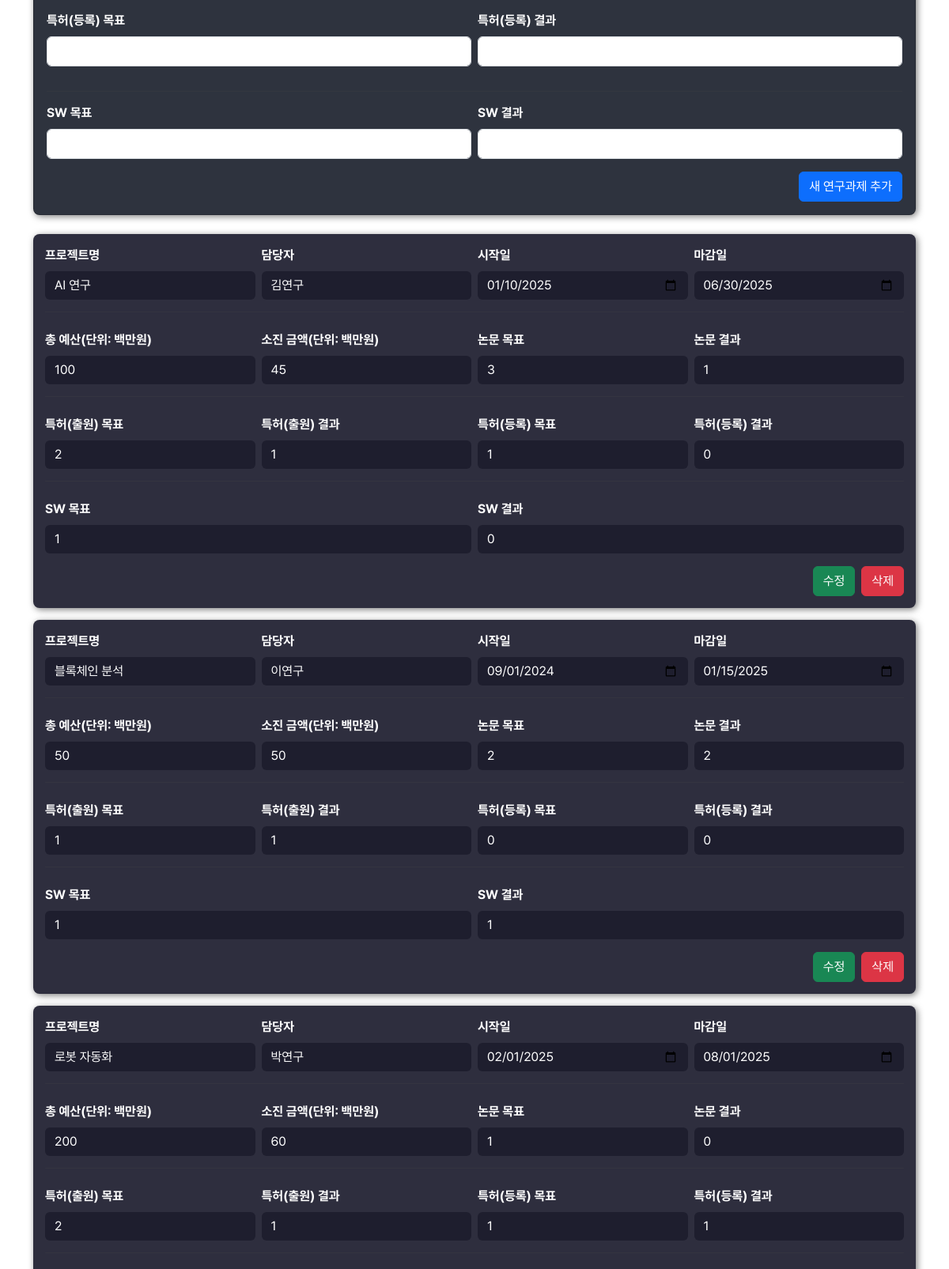
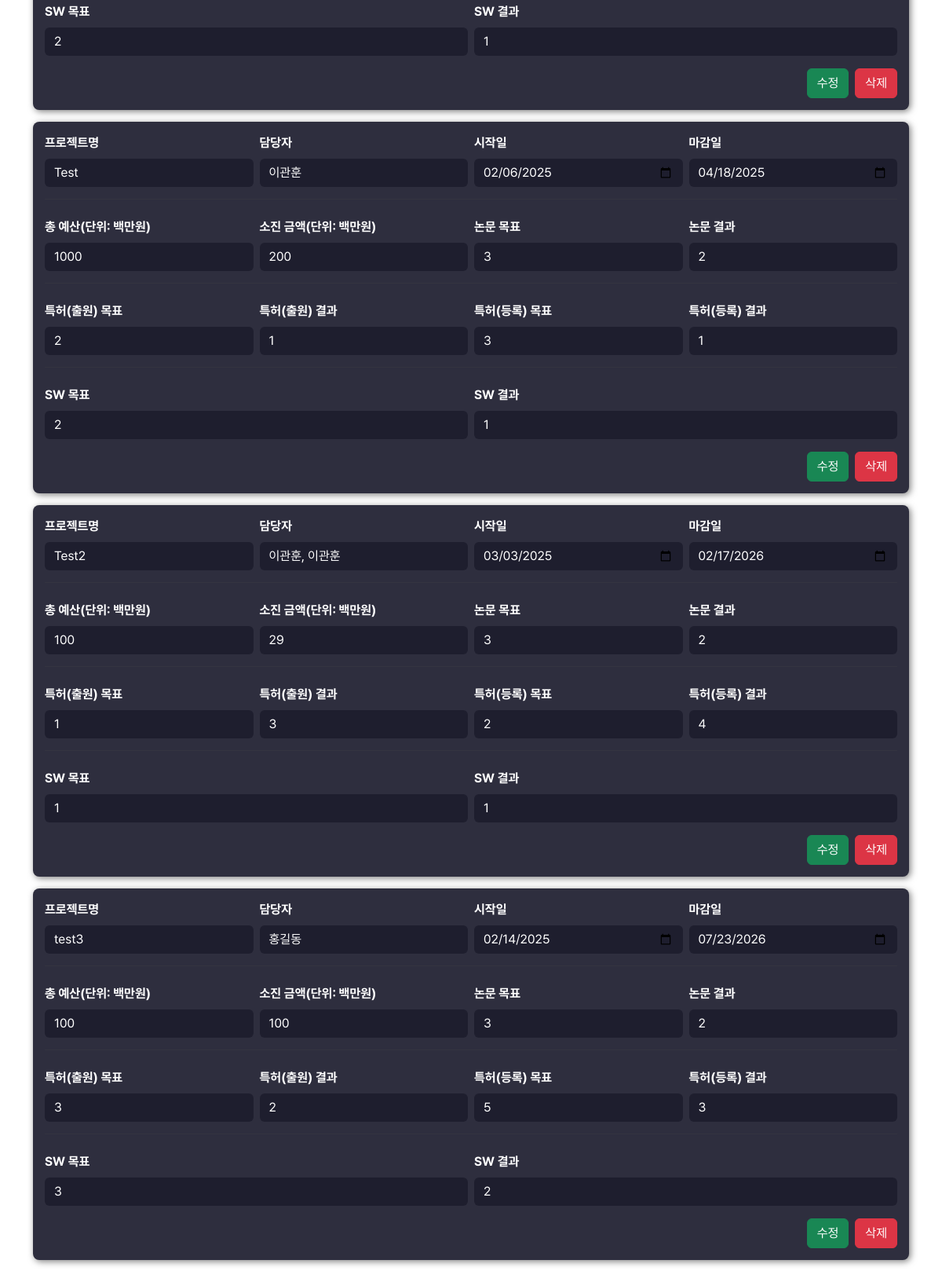
/update (lower part), run on an earlier commit of the app's database (2 pictures, top to bottom).
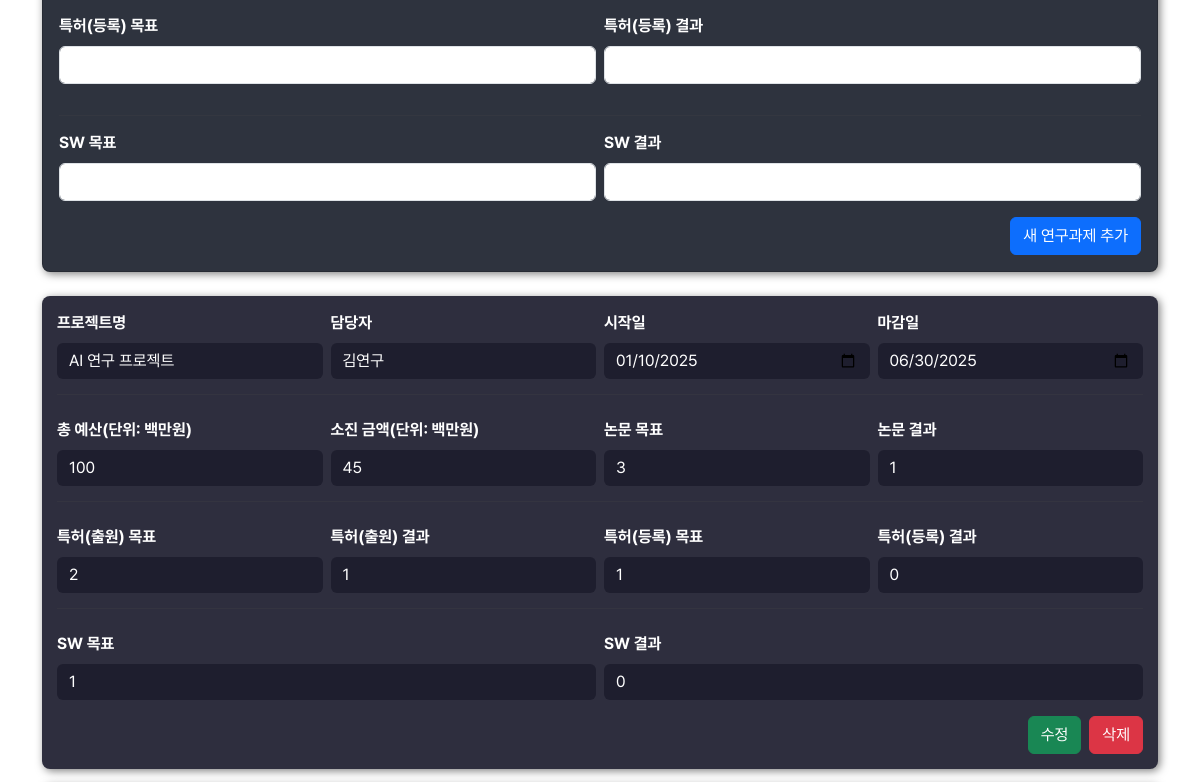
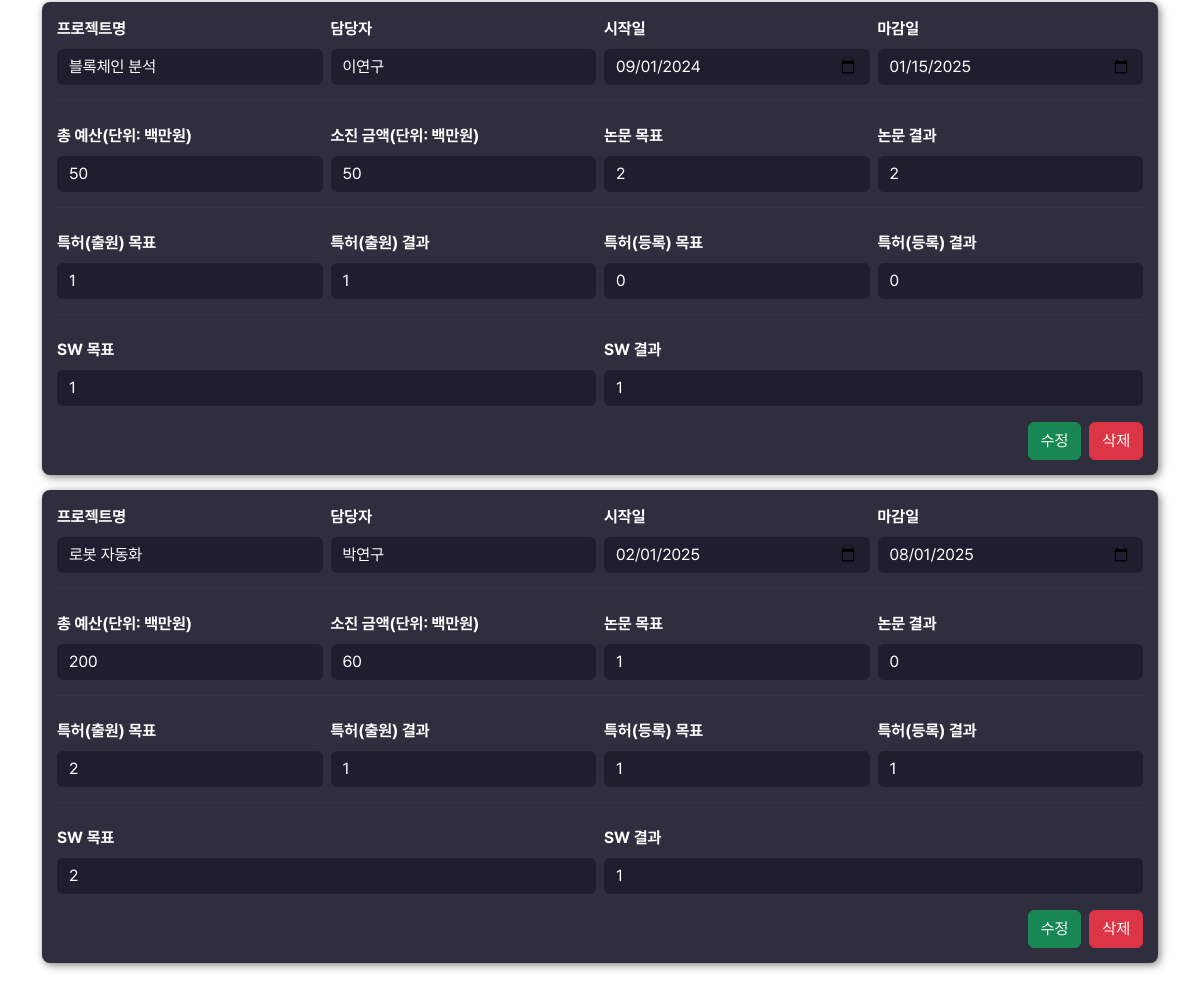
And on a later commit of the database (2 pictures, top to bottom).
### tables this page shows
CREATE TABLE projects (
            id INTEGER PRIMARY KEY AUTOINCREMENT,
            name TEXT NOT NULL,
            manager TEXT NOT NULL,
            start_date TEXT NOT NULL,
            end_date TEXT NOT NULL,
            total_cost INTEGER NOT NULL,
            current_expenditure INTEGER NOT NULL,
            goal_papers INTEGER DEFAULT 0,
            current_papers INTEGER DEFAULT 0,
            goal_patents_filed INTEGER DEFAULT 0,
            current_patents_filed INTEGER DEFAULT 0,
            goal_patents_registered INTEGER DEFAULT 0,
            current_patents_registered INTEGER DEFAULT 0,
            goal_software INTEGER DEFAULT 0,
            current_software INTEGER DEFAULT 0
        );

### routes.py (the view, shortened to what this page needs)
@update_blueprint.route('/update', methods=['GET', 'POST'])
def update():
    projects = get_projects()
    for project in projects:
        project["progress"] = calculate_progress(project["start_date"], project["end_date"])
    return render_template('update.html', projects=projects)

### utils.py (called while the page is built)
def calculate_progress(start_date, end_date):
    start = datetime.datetime.strptime(start_date, "%Y-%m-%d").date()
    end = datetime.datetime.strptime(end_date, "%Y-%m-%d").date()
    total_days = (end - start).days
    elapsed_days = (today - start).days
    if elapsed_days <= 0:
        return 0  # 시작 전
    if elapsed_days >= total_days:
        return 100  # 완료됨
    return round((elapsed_days / total_days) * 100, 1)

### templates/update.html (shortened to what this page needs)
<!DOCTYPE html>
<html lang="ko">
<head>
  <link rel="stylesheet" href="https://cdn.jsdelivr.net/npm/bootstrap@5.3.0/dist/css/bootstrap.min.css">
  <link rel="stylesheet" href="{{ url_for('static', filename='font/pretendard.css') }}">
  <link rel="stylesheet" href="{{ url_for('static', filename='font/pretendard-subset.css') }}">
</head>
<body class="container mt-4">
  <div class="card mb-4" style="background-color:#2e333e; border-radius:8px; box-shadow:2px 2px 8px rgba(0,0,0,0.5);">
    <div class="card-body">
      <form method="post">
        <div class="row g-2">
        </div>
        <div class="row g-2">
          <div class="col-md-6 mb-3">
            <label for="goal_patents_registered" class="form-label text-white">특허(등록) 목표</label>
            <input type="number" class="form-control" name="goal_patents_registered" id="goal_patents_registered">
          </div>
          <div class="col-md-6 mb-3">
            <label for="current_patents_registered" class="form-label text-white">특허(등록) 결과</label>
            <input type="number" class="form-control" name="current_patents_registered" id="current_patents_registered">
          </div>
        </div>
        <hr class="form-divider">
        <div class="row g-2">
          <div class="col-md-6 mb-3">
            <label for="goal_software" class="form-label text-white">SW 목표</label>
            <input type="number" class="form-control" name="goal_software" id="goal_software">
          </div>
          <div class="col-md-6 mb-3">
            <label for="current_software" class="form-label text-white">SW 결과</label>
            <input type="number" class="form-control" name="current_software" id="current_software">
          </div>
        </div>
        <div class="d-flex justify-content-end">
          <button type="submit" class="btn btn-primary">새 연구과제 추가</button>
        </div>
      </form>
    </div>
  </div>
  <div class="mb-5">
    {% for project in projects %}
    <div class="project-card">
      <form method="post" class="project-form">
        <div class="row g-2 align-items-center">
          <div class="col-md-3">
            <label class="form-label">프로젝트명</label>
            <input type="text" name="name" value="{{ project.name }}" class="form-control">
          </div>
          <div class="col-md-3">
            <label class="form-label">담당자</label>
            <input type="text" name="manager" value="{{ project.manager }}" class="form-control">
          </div>
          <div class="col-md-3">
            <label class="form-label">시작일</label>
            <input type="date" name="start_date" value="{{ project.start_date }}" class="form-control">
          </div>
          <div class="col-md-3">
            <label class="form-label">마감일</label>
            <input type="date" name="end_date" value="{{ project.end_date }}" class="form-control">
          </div>
        </div>
        <hr class="form-divider">
        <div class="row g-2 mt-2">
          <div class="col-md-3">
            <label class="form-label">총 예산(단위: 백만원)</label>
            <input type="number" name="total_cost" value="{{ project.total_cost }}" class="form-control">
          </div>
          <div class="col-md-3">
            <label class="form-label">소진 금액(단위: 백만원)</label>
            <input type="number" name="current_expenditure" value="{{ project.current_expenditure }}" class="form-control">
          </div>
          <div class="col-md-3">
            <label class="form-label">논문 목표</label>
            <input type="number" name="goal_papers" value="{{ project.goal_papers }}" class="form-control">
          </div>
          <div class="col-md-3">
            <label class="form-label">논문 결과</label>
            <input type="number" name="current_papers" value="{{ project.current_papers }}" class="form-control">
          </div>
        </div>
        <hr class="form-divider">
        <div class="row g-2 mt-2">
          <div class="col-md-3">
            <label class="form-label">특허(출원) 목표</label>
            <input type="number" name="goal_patents_filed" value="{{ project.goal_patents_filed }}" class="form-control">
          </div>
          <div class="col-md-3">
            <label class="form-label">특허(출원) 결과</label>
            <input type="number" name="current_patents_filed" value="{{ project.current_patents_filed }}" class="form-control">
          </div>
          <div class="col-md-3">
            <label class="form-label">특허(등록) 목표</label>
            <input type="number" name="goal_patents_registered" value="{{ project.goal_patents_registered }}" class="form-control">
          </div>
          <div class="col-md-3">
            <label class="form-label">특허(등록) 결과</label>
            <input type="number" name="current_patents_registered" value="{{ project.current_patents_registered }}" class="form-control">
          </div>
        </div>
        <hr class="form-divider">
        <div class="row g-2 mt-2">
          <div class="col-md-6">
            <label class="form-label">SW 목표</label>
            <input type="number" name="goal_software" value="{{ project.goal_software }}" class="form-control">
          </div>
          <div class="col-md-6">
            <label class="form-label">SW 결과</label>
            <input type="number" name="current_software" value="{{ project.current_software }}" class="form-control">
          </div>
        </div>
        <div class="mt-3 d-flex justify-content-end">
          <button type="submit" name="action" value="update" class="btn btn-success me-2">수정</button>
          <button type="submit" name="action" value="delete" class="btn btn-danger">삭제</button>
        </div>
      </form>
    </div>
    {% endfor %}
  </div>
</body>
</html>

### templates/update.html (style rules this page uses)
* { font-family: 'Pretendard', sans-serif; }
.project-card { background-color: #2E2E3E; border-radius: 8px; box-shadow: 2px 2px 8px rgba(0,0,0,0.5); padding: 15px; margin-bottom: 15px; color: white; }
.project-form .form-control { background-color: #1E1E2E; border: none; color: white; }
.form-label { font-weight: bold; }
.form-divider { border-top: 1px solid #444; margin: 15px 0; }

What changed in the data, as far as the page shows it:
removed projects: name "Test", manager "이관훈", start_date "02/06/2025", end_date "04/18/2025", total_cost "1000", current_expenditure "200", goal_papers "3", current_papers "2", goal_patents_filed "2", current_patents_filed "1", goal_patents_registered "3", current_patents_registered "1", goal_software "2", current_software "1"
removed projects: name "Test2", manager "이관훈, 이관훈", start_date "03/03/2025", end_date "02/17/2026", total_cost "100", current_expenditure "29", goal_papers "3", current_papers "2", goal_patents_filed "1", current_patents_filed "3", goal_patents_registered "2", current_patents_registered "4", goal_software "1", current_software "1"
removed projects: name "test3", manager "홍길동", start_date "02/14/2025", end_date "07/23/2026", total_cost "100", current_expenditure "100", goal_papers "3", current_papers "2", goal_patents_filed "3", current_patents_filed "2", goal_patents_registered "5", current_patents_registered "3", goal_software "3", current_software "2"
changed projects "김연구": name "AI 연구" → "AI 연구 프로젝트"
